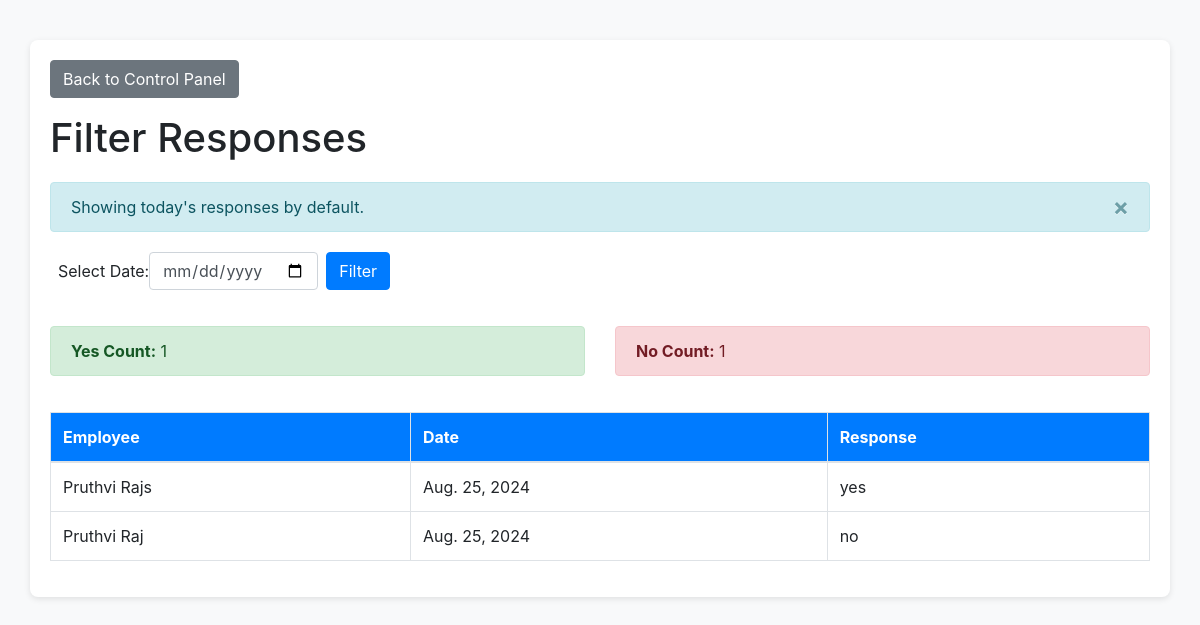
The page /api/filter-responses/ on the database its author committed.
### sender_app/models.py (models this page shows, shortened)
class EmployeeResponse(models.Model):
    employee = models.ForeignKey(Employee, on_delete=models.CASCADE)
    date = models.DateField()
    response = models.CharField(max_length=3, choices=[('yes', 'Yes'), ('no', 'No')])
    class Meta:
        unique_together = ('employee', 'date')

class Employee(models.Model):
    user_id = models.AutoField(primary_key=True)
    name = models.CharField(max_length=100)
    email = EncryptedEmailField(max_length=254, unique=True)

### sender_app/views.py (the view)
# urls.py: path('filter-responses/', FilterEmployeeResponses.as_view(), name='filter_responses'),
class FilterEmployeeResponses(View):
    def get(self, request):
        form = FilterResponseForm(request.GET or None)
        responses = EmployeeResponse.objects.all()
        yes_count = no_count = 0
        if form.is_valid():
            employee = form.cleaned_data.get('employee')
            date = form.cleaned_data.get('date', timezone.localdate())
            if employee:
                responses = responses.filter(employee=employee)
            responses = responses.filter(date=date)
            yes_count = responses.filter(response='yes').count()
            no_count = responses.filter(response='no').count()
            messages.success(request, f"Filtered responses for {date}.")
        else:
            responses = responses.filter(date=timezone.localdate())
            yes_count = responses.filter(response='yes').count()
            no_count = responses.filter(response='no').count()
            messages.info(request, "Showing today's responses by default.")
        return render(request, 'email_sender_app/filter_responses.html', {
            'form': form,
            'responses': responses,
            'yes_count': yes_count,
            'no_count': no_count
        })

### sender_app/forms.py
class FilterResponseForm(forms.Form):
    employee = forms.ModelChoiceField(
        queryset=Employee.objects.all().order_by('name'),
        required=False,
        label="Select Employee",
        empty_label="All Employees",
        widget=forms.Select(attrs={'class': 'form-control'})
    )
    date = forms.DateField(
        widget=forms.DateInput(
            attrs={
                'type': 'date',
                'class': 'form-control'
            }
        ),
        required=False,
        label="Select Date"
    )

### sender_app/templates/email_sender_app/filter_responses.html (shortened to what this page needs)
<!DOCTYPE html>
<html lang="en">
<head>
    <link href="https://stackpath.bootstrapcdn.com/bootstrap/4.5.2/css/bootstrap.min.css" rel="stylesheet">
</head>
<body>
    <div class="container">
        <a href="{% url 'control_panel' %}" class="btn btn-secondary mb-3">Back to Control Panel</a>
        <h1>Filter Responses</h1>
        {% if messages %}
            {% for message in messages %}
                <div class="alert alert-{{ message.tags }} alert-dismissible fade show" role="alert">
                    {{ message }}
                    <button type="button" class="close" data-dismiss="alert" aria-label="Close">
                        <span aria-hidden="true">&times;</span>
                    </button>
                </div>
            {% endfor %}
        {% endif %}
        <form method="get" class="form-inline mb-3">
            <div class="form-group mr-2">
                {{ form.date.label_tag }} {{ form.date }}
            </div>
            <button type="submit" class="btn btn-primary">Filter</button>
        </form>
        {% if responses.exists %}
            <div class="row mb-3">
                <div class="col-md-6">
                    <div class="alert alert-success">
                        <strong>Yes Count:</strong> {{ yes_count }}
                    </div>
                </div>
                <div class="col-md-6">
                    <div class="alert alert-danger">
                        <strong>No Count:</strong> {{ no_count }}
                    </div>
                </div>
            </div>
            <table class="table table-bordered">
                <thead>
                    <tr>
                        <th>Employee</th>
                        <th>Date</th>
                        <th>Response</th>
                    </tr>
                </thead>
                <tbody>
                    {% for response in responses %}
                    <tr>
                        <td>{{ response.employee.name }}</td>
                        <td>{{ response.date }}</td>
                        <td>{{ response.response }}</td>
                    </tr>
                    {% endfor %}
                </tbody>
            </table>
        {% else %}
            <p>No responses found.</p>
        {% endif %}
    </div>
</body>
</html>

### sender_app/templates/email_sender_app/filter_responses.html (style rules this page uses)
body { background-color: #f8f9fa; }
.container { background-color: #fff; padding: 20px; border-radius: 8px; box-shadow: 0 2px 6px rgba(0, 0, 0, 0.1); margin-top: 40px; margin-bottom: 40px; }
.form-inline { margin-top: 20px; margin-bottom: 20px; }
.btn-primary, .btn-secondary { margin-right: 5px; }
.table { margin-top: 20px; }
th { background-color: #007bff; color: white; }
.alert { margin-top: 20px; }

### rows shown on the page
EmployeeResponse: employee.name "Pruthvi Rajs", date "Aug. 25, 2024", response "yes"
EmployeeResponse: employee.name "Pruthvi Raj", date "Aug. 25, 2024", response "no"

### other values the page prints
{{ message }} "Showing today's responses by default."
{{ yes_count }} "1"
{{ no_count }} "1"
